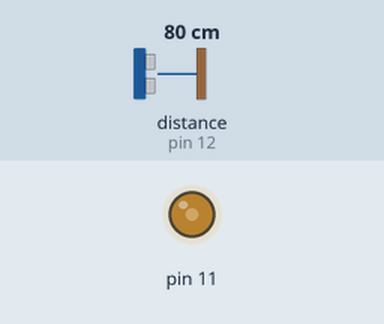
This sketch was run on a simulated Arduino Uno, built with avr-gcc and run on an emulated ATmega328P. Parts: output pins drawn as LEDs (lit = HIGH). Wiring (inferred from the names in the program): ultrasonic range finder: trigger pin 13; echo pin 12. The inputs (shaded band) are chosen by the test bench; at power-on: distance to the obstacle (sensor on pin 12) 80 cm. The echo pulse lasts 58.3 µs per cm; pins used as bus, display or sensor lines are not drawn; what the sketch prints to the serial monitor is not drawn.

Above: at 2.8 s.
2.9 s: distance to the obstacle (sensor on pin 12) set to 33 cm
5.6 s: distance to the obstacle (sensor on pin 12) set to 29 cm
At 7.0 s:
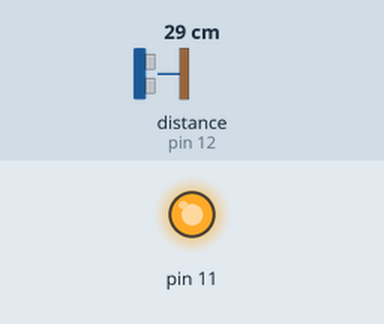
8.3 s: distance to the obstacle (sensor on pin 12) set to 35 cm
At 10.3 s:
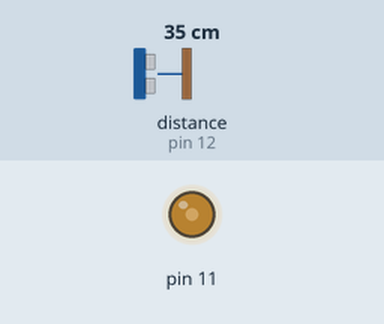
11.5 s: distance to the obstacle (sensor on pin 12) set to 2 cm
At 13.0 s:
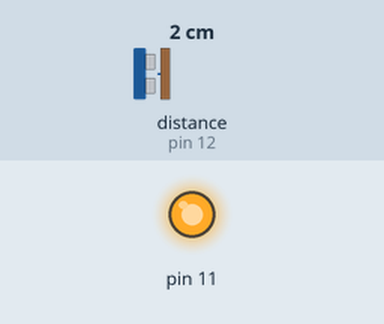
Timing chart, 0 to 14.5 s (numbered marks = the images above; inputs shaded):
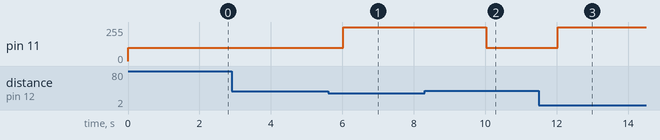

Measured:
- the behaviour switches between 32 and 31 cm on distance to the obstacle (sensor on pin 12) (found by bisection; images 0 and 1)
- after the input at 2.9 s, every drawn part: stays the same
- after the input at 5.6 s, pin 11: 100/255 → 255/255 after 0.42 s
- after the input at 8.3 s, pin 11: 255/255 → 100/255 after 1.7 s
- after the input at 11.5 s, pin 11: 100/255 → 255/255 after 0.53 s

The sketch:

ultrasound.ino
```cpp
int const trigPin = 13;
int const echoPin = 12;
void setup()
{
  Serial.begin(9600);
pinMode(trigPin, OUTPUT);
pinMode(echoPin, INPUT);
}
void loop()
{

int duration, distance;
digitalWrite(trigPin, HIGH);
delay(1);
digitalWrite(trigPin, LOW);
duration = pulseIn(echoPin, HIGH);
distance = (duration*0.0343)/2;
Serial.print(distance);
Serial.print("\n");
if (distance<=30){
  digitalWrite(9,HIGH);
  digitalWrite(10,LOW);
  analogWrite(11,255);
  Serial.print("MAX SPEED");
}
else{
  digitalWrite(10,HIGH);
  digitalWrite(9,LOW);
  analogWrite(11,100);
  Serial.print("LOW SPEED");

  }
if (distance>300){
  Serial.print("Out Of Range");
  }
delay(2000);
}
```
